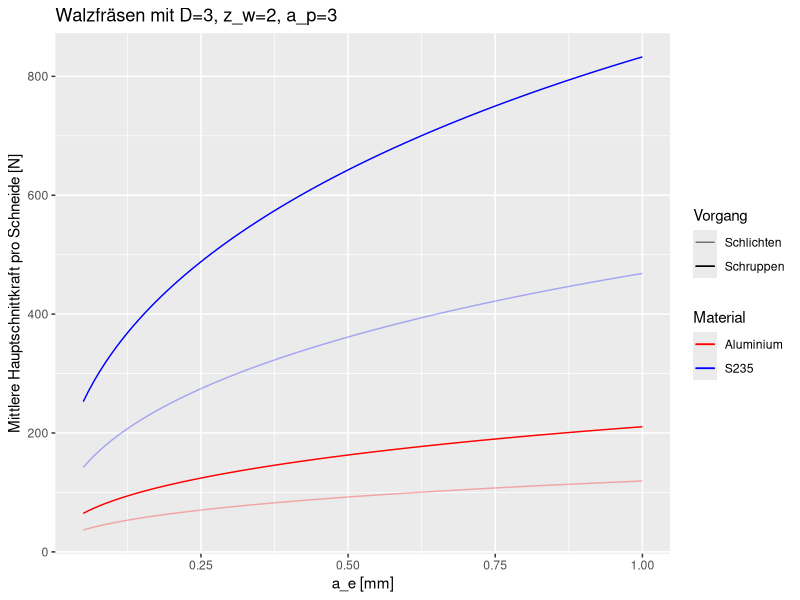

Source code (R):
library("ggplot2")


# Eingangsparameter
# D         ... Fräserdurchmesser [mm]
# a_p       ... Schnitttiefe [mm]
# a_e       ... Schnittbreite [mm]
# z_w       ... Anzahl der Schneiden
# v_c       ... Schnittgeschwindigkeit [m/min]
# f_z       ... Vorschub pro Zahn [mm/min]
# k_c1.1    ... Spezifische Schnittkraft für h = b = 1 (Tabelle) [N/mm^2]
# z         ... Werkstoffkonstante (Tabelle)
# lambda    ... Drallwinkel [Grad]
# gamma_tat ... Tatsächlicher Spanwinkel [Grad]
# gamma_0   ... Basisspanwinkel Stahl=6, Guss=2, Alu=0 [Grad]
schnittdaten <- function(D, a_p, a_e, z_w, v_c, f_z, k_c1.1, z, lambda, gamma_tat, gamma_0, print = TRUE){
    # Gilt nur fürs Walzfräsen!
    if (print) print(sprintf("Fräser: D=%f, z_w=%f, Drallwinkel=%f, Spanwinkel=%f", D, z_w, lambda, gamma_tat))
    if (print) print(sprintf("Fräsung: a_p=%f, a_e=%f", a_p, a_e))
    if (print) print(sprintf("Material: v_c=%f, f_z=%f, k_c1.1=%f, z=%f, Basisspanwinkel=%f", v_c, f_z, k_c1.1, z, gamma_0))

    # Umdrehungszahl
    n_c <- (v_c * 10^3) / ( D * pi ) 

    # Eingriffswinkel (in Grad)
    phi_s <- (acos( 1 - ( (2 * a_e ) / D ) ) * 180) / pi

    # Vorschub
    v_f <- f_z * z_w * n_c

    if (print) print(sprintf("Maschine: n_c = %f [1/min], v_f = %f [mm/min]", n_c, v_f))
    if (print) print("")

    # Spanungsbreite
    b <- a_p / cos((lambda*pi)/180)

    # Mittenspandicke
    h_m <- (360 / ( pi * phi_s )) * (a_e / D) * f_z * sin(((90-lambda)*pi)/180)


    
    # Konstanten:
    # Verschleiß (30%)
    K_ver <- 1.3
    # Spanstauchung
    K_st <- 1.2
    # Spanwinkel
    K_gamma <- 1 - (( gamma_tat - gamma_0 ) / 100)
    # Schnittgeschwindigkeit (hier für Hartmetall, HSS = 1.2)
    K_v <- 1.0

    # Daraus errechnet sich dann die spezifische Schnittkraft
    k_c = ((1^z) / (h_m^z)) * k_c1.1 * K_gamma * K_v * K_st * K_ver 

    if (print) print(sprintf("k_c = %0.2f [N/mm^2]", k_c))

    # Anzahl der im Eingriff befindlichen Schneiden
    z_E <- ( z_w * phi_s )/(360)

    # Mittlere Hauptschnittkraft pro Fräserschneide
    F_cm <- b * h_m * k_c
    if (print) print(sprintf("F_cm = %0.2f [N]", F_cm))

    # Antriebsleistung der Maschine
    # ny = 80%
    P <- (F_cm * v_c * z_E) / (60 * 10^3 * 0.8)
    if (print) print(sprintf("P = %0.4f [kW]", P))
    if (print) print("===")
    return(F_cm)
}


# a_p sollte beim Walzfräsen etwa so groß sein wie D
# 3mm End mill, 3mm sheet metal, a_e 0.25
# Drallwinkel 45 Grad, zwei schneiden

# Stahl: v_c 200/240, f_z 0.1/0.05 (Schruppen/Schlichten)
schnittdaten(3, 3, 0.25, 2, 200, 0.1, 1780, 0.17, 45, 0, 6)
schnittdaten(3, 3, 0.25, 2, 240, 0.05, 1780, 0.17, 45, 0, 6)

# Alu: v_c 300/360, f_z 0.06/0.03
schnittdaten(3, 3, 0.25, 2, 300, 0.06, 700, 0.18, 45, 10, 0)
schnittdaten(3, 3, 0.25, 2, 360, 0.03, 700, 0.18, 45, 10, 0)

# Vergleichbare Werte
D <- 3
z_w <- 2
lambda <- 45
a_p <- 3


p <- ggplot(data.frame(x = c(0.05, 1)), aes(x))

jpeg('rplot.jpg')
print(p + 
      labs(title=sprintf("Walzfräsen mit D=%d, z_w=%d, a_p=%d", D, z_w, a_p)) + 
      xlab("a_e [mm]") + 
      ylab("Mittlere Hauptschnittkraft pro Schneide [N]") + 
      stat_function(fun=schnittdaten, aes(color="S235", alpha="Schruppen"), geom="line", args=list( D = D, a_p = a_p, z_w = z_w, v_c = 200, f_z = 0.1, k_c1.1 = 1780, z = 0.17, lambda = lambda, gamma_tat = 0, gamma_0 = 6, print = FALSE)) + 
      stat_function(fun=schnittdaten, aes(color="S235", alpha="Schlichten"), geom="line", args=list( D = D, a_p = a_p, z_w = z_w, v_c = 200 * 1.2, f_z = 0.1 * 0.5, k_c1.1 = 1780, z = 0.17, lambda = lambda, gamma_tat = 0, gamma_0 = 6, print = FALSE)) + 
      stat_function(fun=schnittdaten, aes(color="Aluminium", alpha="Schruppen"), geom="line", args=list( D = D, a_p = a_p, z_w = z_w, v_c = 300, f_z = 0.06, k_c1.1 = 780, z = 0.18, lambda = lambda, gamma_tat = 10, gamma_0 = 0, print = FALSE)) + 
      stat_function(fun=schnittdaten, aes(color="Aluminium", alpha = "Schlichten"), geom="line", args=list( D = D, a_p = a_p, z_w = z_w, v_c = 300 * 1.2, f_z = 0.06 * 0.5, k_c1.1 = 780, z = 0.18, lambda = lambda, gamma_tat = 10, gamma_0 = 0, print = FALSE)) + 
scale_colour_manual("Material", values = c("red", "blue")) + 
scale_alpha_manual("Vorgang", values = c(0.3, 1))
      ) 
dev.off()
